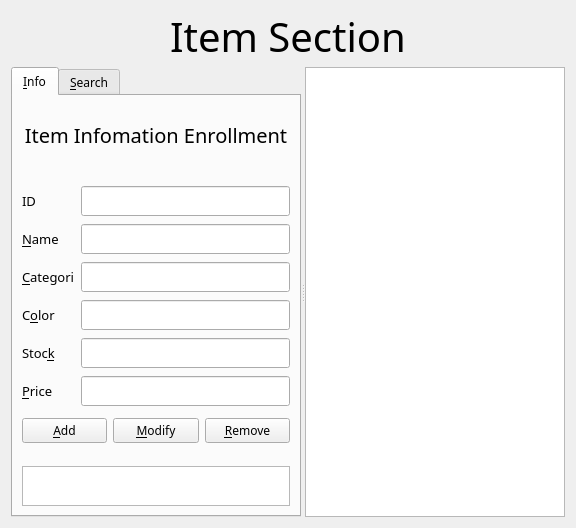
<?xml version="1.0" encoding="UTF-8"?>
<ui version="4.0">
 <class>ItemManager</class>
 <widget class="QWidget" name="ItemManager">
  <property name="geometry">
   <rect>
    <x>0</x>
    <y>0</y>
    <width>576</width>
    <height>528</height>
   </rect>
  </property>
  <property name="windowTitle">
   <string>MainWindow</string>
  </property>
  <layout class="QVBoxLayout" name="verticalLayout_6">
   <item>
    <layout class="QVBoxLayout" name="verticalLayout_3">
     <item>
      <widget class="QLabel" name="label">
       <property name="minimumSize">
        <size>
         <width>0</width>
         <height>50</height>
        </size>
       </property>
       <property name="maximumSize">
        <size>
         <width>16777215</width>
         <height>50</height>
        </size>
       </property>
       <property name="baseSize">
        <size>
         <width>0</width>
         <height>150</height>
        </size>
       </property>
       <property name="font">
        <font>
         <family>Arial Rounded MT Bold</family>
         <pointsize>30</pointsize>
        </font>
       </property>
       <property name="text">
        <string>Item Section</string>
       </property>
       <property name="alignment">
        <set>Qt::AlignCenter</set>
       </property>
      </widget>
     </item>
     <item>
      <widget class="QSplitter" name="splitter">
       <property name="orientation">
        <enum>Qt::Horizontal</enum>
       </property>
       <widget class="QTabWidget" name="ItemTabWidget">
        <property name="enabled">
         <bool>true</bool>
        </property>
        <property name="sizePolicy">
         <sizepolicy hsizetype="Expanding" vsizetype="Expanding">
          <horstretch>0</horstretch>
          <verstretch>0</verstretch>
         </sizepolicy>
        </property>
        <property name="font">
         <font>
          <family>Bahnschrift Light</family>
         </font>
        </property>
        <property name="currentIndex">
         <number>0</number>
        </property>
        <widget class="QWidget" name="InfoTab">
         <attribute name="title">
          <string>&amp;Info</string>
         </attribute>
         <layout class="QVBoxLayout" name="verticalLayout_2">
          <item>
           <layout class="QVBoxLayout" name="verticalLayout">
            <item>
             <widget class="QLabel" name="ItemInfoLabel">
              <property name="minimumSize">
               <size>
                <width>0</width>
                <height>60</height>
               </size>
              </property>
              <property name="font">
               <font>
                <family>Bahnschrift SemiBold</family>
                <pointsize>15</pointsize>
               </font>
              </property>
              <property name="text">
               <string>Item Infomation Enrollment</string>
              </property>
              <property name="alignment">
               <set>Qt::AlignCenter</set>
              </property>
             </widget>
            </item>
            <item>
             <spacer name="verticalSpacer_2">
              <property name="orientation">
               <enum>Qt::Vertical</enum>
              </property>
              <property name="sizeType">
               <enum>QSizePolicy::Fixed</enum>
              </property>
              <property name="sizeHint" stdset="0">
               <size>
                <width>186</width>
                <height>13</height>
               </size>
              </property>
             </spacer>
            </item>
            <item>
             <layout class="QFormLayout" name="formLayout">
              <item row="0" column="0">
               <widget class="QLabel" name="IdLabel">
                <property name="font">
                 <font>
                  <family>Tw Cen MT Condensed Extra Bold</family>
                  <pointsize>10</pointsize>
                 </font>
                </property>
                <property name="text">
                 <string>ID</string>
                </property>
               </widget>
              </item>
              <item row="0" column="1">
               <widget class="QLineEdit" name="InputIdLineEdit">
                <property name="sizePolicy">
                 <sizepolicy hsizetype="Expanding" vsizetype="Expanding">
                  <horstretch>0</horstretch>
                  <verstretch>0</verstretch>
                 </sizepolicy>
                </property>
                <property name="minimumSize">
                 <size>
                  <width>0</width>
                  <height>30</height>
                 </size>
                </property>
                <property name="maximumSize">
                 <size>
                  <width>16777215</width>
                  <height>30</height>
                 </size>
                </property>
               </widget>
              </item>
              <item row="1" column="0">
               <widget class="QLabel" name="NameLabel">
                <property name="font">
                 <font>
                  <family>Tw Cen MT Condensed Extra Bold</family>
                  <pointsize>10</pointsize>
                 </font>
                </property>
                <property name="text">
                 <string>&amp;Name</string>
                </property>
                <property name="buddy">
                 <cstring>InputNameLineEdit</cstring>
                </property>
               </widget>
              </item>
              <item row="1" column="1">
               <widget class="QLineEdit" name="InputNameLineEdit">
                <property name="sizePolicy">
                 <sizepolicy hsizetype="Expanding" vsizetype="Expanding">
                  <horstretch>0</horstretch>
                  <verstretch>0</verstretch>
                 </sizepolicy>
                </property>
                <property name="minimumSize">
                 <size>
                  <width>0</width>
                  <height>30</height>
                 </size>
                </property>
                <property name="maximumSize">
                 <size>
                  <width>16777215</width>
                  <height>30</height>
                 </size>
                </property>
               </widget>
              </item>
              <item row="2" column="0">
               <widget class="QLabel" name="CategoriLabel">
                <property name="font">
                 <font>
                  <family>Tw Cen MT Condensed Extra Bold</family>
                  <pointsize>10</pointsize>
                 </font>
                </property>
                <property name="text">
                 <string>&amp;Categori</string>
                </property>
                <property name="buddy">
                 <cstring>InputCategoriLineEdit</cstring>
                </property>
               </widget>
              </item>
              <item row="2" column="1">
               <widget class="QLineEdit" name="InputCategoriLineEdit">
                <property name="sizePolicy">
                 <sizepolicy hsizetype="Expanding" vsizetype="Expanding">
                  <horstretch>0</horstretch>
                  <verstretch>0</verstretch>
                 </sizepolicy>
                </property>
                <property name="minimumSize">
                 <size>
                  <width>0</width>
                  <height>30</height>
                 </size>
                </property>
                <property name="maximumSize">
                 <size>
                  <width>16777215</width>
                  <height>30</height>
                 </size>
                </property>
               </widget>
              </item>
              <item row="3" column="0">
               <widget class="QLabel" name="ColorLabel">
                <property name="font">
                 <font>
                  <family>Tw Cen MT Condensed Extra Bold</family>
                  <pointsize>10</pointsize>
                 </font>
                </property>
                <property name="text">
                 <string>C&amp;olor</string>
                </property>
                <property name="buddy">
                 <cstring>InputColorLineEdit</cstring>
                </property>
               </widget>
              </item>
              <item row="3" column="1">
               <widget class="QLineEdit" name="InputColorLineEdit">
                <property name="sizePolicy">
                 <sizepolicy hsizetype="Expanding" vsizetype="Expanding">
                  <horstretch>0</horstretch>
                  <verstretch>0</verstretch>
                 </sizepolicy>
                </property>
                <property name="minimumSize">
                 <size>
                  <width>0</width>
                  <height>30</height>
                 </size>
                </property>
                <property name="maximumSize">
                 <size>
                  <width>16777215</width>
                  <height>30</height>
                 </size>
                </property>
               </widget>
              </item>
              <item row="4" column="0">
               <widget class="QLabel" name="StockLabel">
                <property name="font">
                 <font>
                  <family>Tw Cen MT Condensed Extra Bold</family>
                  <pointsize>10</pointsize>
                 </font>
                </property>
                <property name="text">
                 <string>Stoc&amp;k</string>
                </property>
                <property name="buddy">
                 <cstring>InputStockLineEdit</cstring>
                </property>
               </widget>
              </item>
              <item row="4" column="1">
               <widget class="QLineEdit" name="InputStockLineEdit">
                <property name="sizePolicy">
                 <sizepolicy hsizetype="Expanding" vsizetype="Expanding">
                  <horstretch>0</horstretch>
                  <verstretch>0</verstretch>
                 </sizepolicy>
                </property>
                <property name="minimumSize">
                 <size>
                  <width>0</width>
                  <height>30</height>
                 </size>
                </property>
                <property name="maximumSize">
                 <size>
                  <width>16777215</width>
                  <height>30</height>
                 </size>
                </property>
               </widget>
              </item>
              <item row="5" column="0">
               <widget class="QLabel" name="priceLabel">
                <property name="font">
                 <font>
                  <family>Tw Cen MT Condensed Extra Bold</family>
                  <pointsize>10</pointsize>
                 </font>
                </property>
                <property name="text">
                 <string>&amp;Price</string>
                </property>
                <property name="buddy">
                 <cstring>priceLineEdit</cstring>
                </property>
               </widget>
              </item>
              <item row="5" column="1">
               <widget class="QLineEdit" name="priceLineEdit">
                <property name="minimumSize">
                 <size>
                  <width>0</width>
                  <height>30</height>
                 </size>
                </property>
               </widget>
              </item>
             </layout>
            </item>
            <item>
             <layout class="QHBoxLayout" name="horizontalLayout">
              <item>
               <widget class="QPushButton" name="AddPushButton">
                <property name="font">
                 <font>
                  <family>Bahnschrift Light</family>
                 </font>
                </property>
                <property name="text">
                 <string>&amp;Add</string>
                </property>
               </widget>
              </item>
              <item>
               <widget class="QPushButton" name="ModifyPushButton">
                <property name="font">
                 <font>
                  <family>Bahnschrift Light</family>
                 </font>
                </property>
                <property name="text">
                 <string>&amp;Modify</string>
                </property>
               </widget>
              </item>
              <item>
               <widget class="QPushButton" name="RemovePushButton">
                <property name="font">
                 <font>
                  <family>Bahnschrift Light</family>
                 </font>
                </property>
                <property name="text">
                 <string>&amp;Remove</string>
                </property>
               </widget>
              </item>
             </layout>
            </item>
            <item>
             <spacer name="verticalSpacer">
              <property name="orientation">
               <enum>Qt::Vertical</enum>
              </property>
              <property name="sizeType">
               <enum>QSizePolicy::Fixed</enum>
              </property>
              <property name="sizeHint" stdset="0">
               <size>
                <width>20</width>
                <height>17</height>
               </size>
              </property>
             </spacer>
            </item>
            <item>
             <widget class="QListWidget" name="TimeListWidget">
              <property name="minimumSize">
               <size>
                <width>0</width>
                <height>40</height>
               </size>
              </property>
              <property name="maximumSize">
               <size>
                <width>16777215</width>
                <height>40</height>
               </size>
              </property>
             </widget>
            </item>
           </layout>
          </item>
         </layout>
        </widget>
        <widget class="QWidget" name="SearchTab">
         <attribute name="title">
          <string>&amp;Search</string>
         </attribute>
         <layout class="QVBoxLayout" name="verticalLayout_5">
          <item>
           <layout class="QVBoxLayout" name="verticalLayout_4">
            <item>
             <widget class="QLabel" name="SearchLabel">
              <property name="minimumSize">
               <size>
                <width>0</width>
                <height>60</height>
               </size>
              </property>
              <property name="font">
               <font>
                <family>Bahnschrift SemiBold</family>
                <pointsize>15</pointsize>
               </font>
              </property>
              <property name="text">
               <string>Item Infomation Enrollment</string>
              </property>
              <property name="alignment">
               <set>Qt::AlignCenter</set>
              </property>
             </widget>
            </item>
            <item>
             <spacer name="verticalSpacer_3">
              <property name="orientation">
               <enum>Qt::Vertical</enum>
              </property>
              <property name="sizeType">
               <enum>QSizePolicy::Fixed</enum>
              </property>
              <property name="sizeHint" stdset="0">
               <size>
                <width>186</width>
                <height>13</height>
               </size>
              </property>
             </spacer>
            </item>
            <item>
             <layout class="QHBoxLayout" name="horizontalLayout_2">
              <item>
               <widget class="QComboBox" name="SearchComboBox">
                <item>
                 <property name="text">
                  <string>ID</string>
                 </property>
                </item>
                <item>
                 <property name="text">
                  <string>Name</string>
                 </property>
                </item>
                <item>
                 <property name="text">
                  <string>Categori</string>
                 </property>
                </item>
                <item>
                 <property name="text">
                  <string>Color</string>
                 </property>
                </item>
               </widget>
              </item>
              <item>
               <widget class="QLineEdit" name="InputLineEdit">
                <property name="sizePolicy">
                 <sizepolicy hsizetype="Expanding" vsizetype="Expanding">
                  <horstretch>0</horstretch>
                  <verstretch>0</verstretch>
                 </sizepolicy>
                </property>
                <property name="minimumSize">
                 <size>
                  <width>0</width>
                  <height>30</height>
                 </size>
                </property>
                <property name="maximumSize">
                 <size>
                  <width>16777215</width>
                  <height>30</height>
                 </size>
                </property>
               </widget>
              </item>
             </layout>
            </item>
            <item>
             <widget class="QPushButton" name="SearchPushButton">
              <property name="minimumSize">
               <size>
                <width>0</width>
                <height>0</height>
               </size>
              </property>
              <property name="maximumSize">
               <size>
                <width>16777215</width>
                <height>16777215</height>
               </size>
              </property>
              <property name="text">
               <string>&amp;Search</string>
              </property>
             </widget>
            </item>
            <item>
             <widget class="QTreeView" name="ItemSearchTreeView"/>
            </item>
            <item>
             <spacer name="verticalSpacer_4">
              <property name="orientation">
               <enum>Qt::Vertical</enum>
              </property>
              <property name="sizeType">
               <enum>QSizePolicy::Fixed</enum>
              </property>
              <property name="sizeHint" stdset="0">
               <size>
                <width>20</width>
                <height>17</height>
               </size>
              </property>
             </spacer>
            </item>
            <item>
             <widget class="QListWidget" name="SearchTimeListWidget">
              <property name="minimumSize">
               <size>
                <width>0</width>
                <height>40</height>
               </size>
              </property>
              <property name="maximumSize">
               <size>
                <width>16777215</width>
                <height>40</height>
               </size>
              </property>
             </widget>
            </item>
           </layout>
          </item>
         </layout>
        </widget>
       </widget>
       <widget class="QTreeView" name="ItemTreeView">
        <property name="font">
         <font>
          <family>Bahnschrift Light</family>
         </font>
        </property>
       </widget>
      </widget>
     </item>
    </layout>
   </item>
  </layout>
 </widget>
 <resources/>
 <connections/>
</ui>
